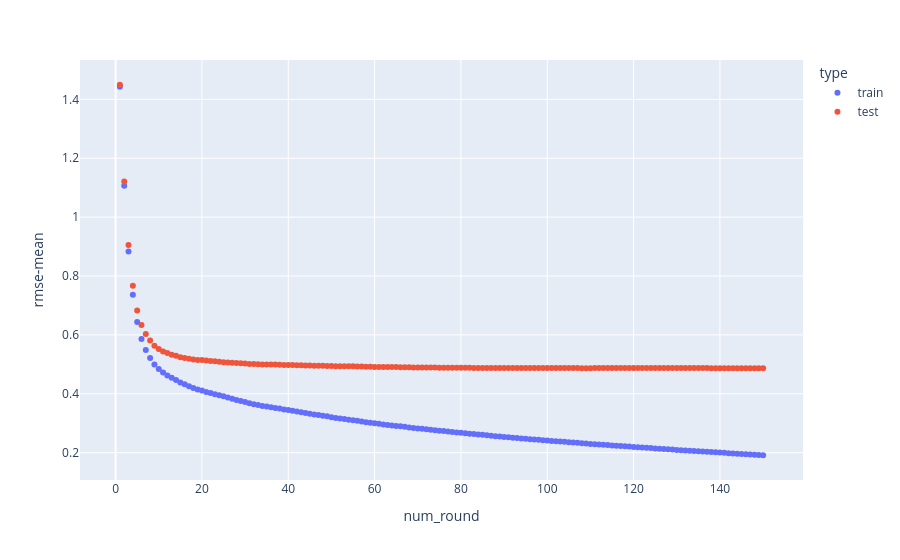

The notebook cell this image was saved under:
### Code cell
# 使用plotly绘制
px.scatter(data_frame=history_info, x='num_round',y='rmse-mean', color='type' )

### Figure 1 — Plotly figure (JSON) as saved in the notebook; plotly's stock layout.template omitted (floating-point values rounded to 4 significant figures; data arrays with more than 128 entries replaced by an {"elided": "..."} marker saying what was removed)
{"data": [{"hovertemplate": "type=train<br>num_round=%{x}<br>rmse-mean=%{y}<extra></extra>", "legendgroup": "train", "marker": {"color": "#636efa", "symbol": "circle"}, "mode": "markers", "name": "train", "orientation": "v", "showlegend": true, "type": "scatter", "x": {"elided": "150 int values"}, "xaxis": "x", "y": {"elided": "150 float values"}, "yaxis": "y"}, {"hovertemplate": "type=test<br>num_round=%{x}<br>rmse-mean=%{y}<extra></extra>", "legendgroup": "test", "marker": {"color": "#EF553B", "symbol": "circle"}, "mode": "markers", "name": "test", "orientation": "v", "showlegend": true, "type": "scatter", "x": {"elided": "150 int values"}, "xaxis": "x", "y": {"elided": "150 float values"}, "yaxis": "y"}], "layout": {"legend": {"title": {"text": "type"}, "tracegroupgap": 0}, "margin": {"t": 60}, "xaxis": {"anchor": "y", "domain": [0, 1], "title": {"text": "num_round"}}, "yaxis": {"anchor": "x", "domain": [0, 1], "title": {"text": "rmse-mean"}}}}
